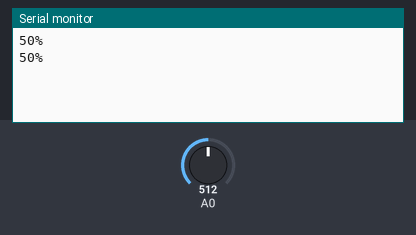
A sketch run on a simulated Arduino Uno, built with avr-gcc and run on an emulated ATmega328P. Shown: the last lines printed to the serial monitor. The test bench sets the inputs (shaded band); at power-on: A0 = 512.

Above: at 1.8 s.
1.9 s: A0 set to 716
At 2.7 s:
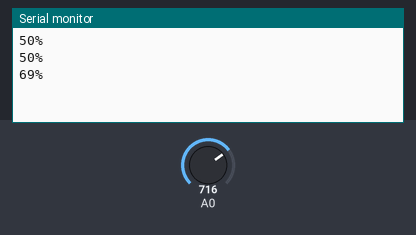
3.4 s: A0 set to 900
At 4.8 s:
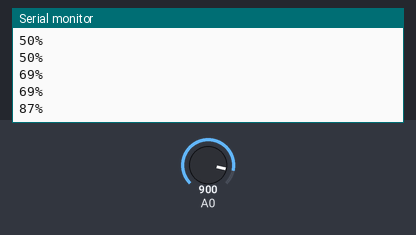
Timing chart, 0 to 6.4 s (numbered marks = the images above; inputs shaded):
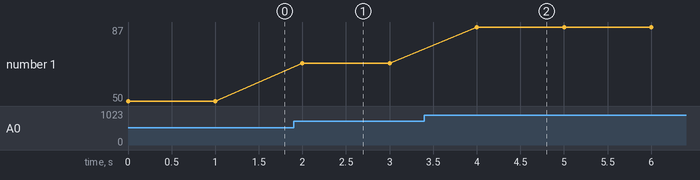

The sketch:

pottopercent.ino
```cpp
#define adcMax 1023
#define poll 1000

void setup()
{
  Serial.begin(9600);
}

void loop()
{
  int percent = map(analogRead(A0), 0, adcMax, 0, 100);
  Serial.println(String(percent) + '%');
  delay(poll);
}
```

Measured:
- after the input at 1.9 s, the serial monitor: prints a new line after 0.10 s (image 1)
- after the input at 3.4 s, the serial monitor: prints a new line after 0.60 s (image 2)
- plotted number 1: 50 → 69 after the input at 1.9 s, 69 → 87 after the input at 3.4 s
